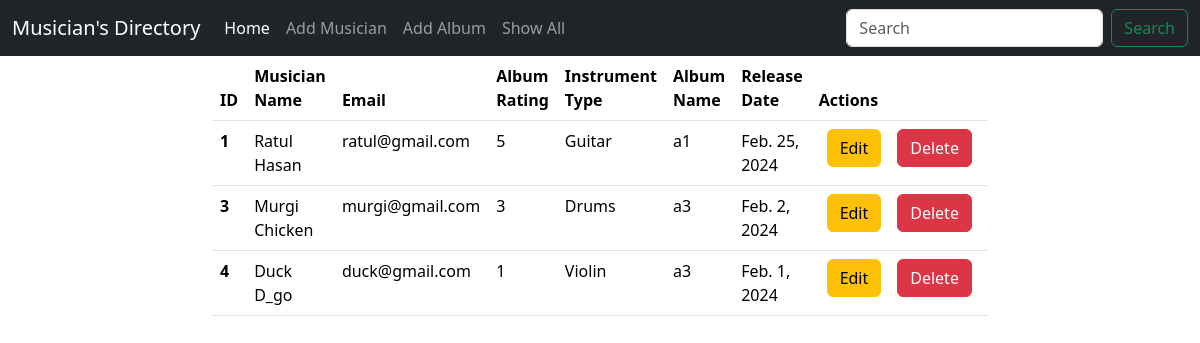
The page / on the database its author committed.
### album/models.py (models this page shows, shortened)
class Album(models.Model):
    name = models.CharField(max_length=255)
    release_date = models.DateField()
    rating = models.CharField(max_length=1, choices=list_rating)
    artist = models.ForeignKey(Musician, on_delete=models.CASCADE)

### musician/models.py (models this page shows, shortened)
class Musician(models.Model):
    first_name = models.CharField(max_length = 50)
    last_name = models.CharField(max_length = 50)
    email = models.EmailField(max_length = 50)
    phone_no = models.CharField(max_length = 50)
    instrument_type = models.CharField(max_length=50, choices=list_instrument)

### musicians_directory/views.py (the view)
# urls.py: path('', views.home, name="homepage"),
def home(request):
    data = Album.objects.all()
    return render(request, 'home.html', {'data' : data})

### templates/home.html
{% extends 'base.html' %}
{% block content %}
<div class="d-flex justify-content-center">
  <table class="table" style="width: 60%;">
    <thead>
      <tr>
        <th scope="col">ID</th>
        <th scope="col">Musician Name</th>
        <th scope="col">Email</th>
        <th scope="col">Album Rating</th>
        <th scope="col">Instrument Type</th>
        <th scope="col">Album Name</th>
        <th scope="col">Release Date</th>
        <th scope="col">Actions</th>
      </tr>
    </thead>
    <tbody>
      {% for d in data %}
      <tr>
        <th scope="row">{{d.pk}}</th>
        <td>{{d.artist.first_name}} {{d.artist.last_name}}</td>
        <td>{{d.artist.email}}</td>
        <td>{{d.rating}}</td>
        <td>{{d.artist.instrument_type}}</td>
        <td>{{d.name}}</td>
        <td>{{d.release_date}}</td>
        <td><div class="editdelete d-flex">
          <a href="{% url 'edit_album' d.id %}" class="btn btn-warning mx-2">Edit</a>
          <a href="{% url 'delete_album' d.id %}" class="btn btn-danger mx-2">Delete</a>
        </div></td>
      </tr>
      {% endfor %}
    </tbody>
  </table>
</div>
{% endblock content %}

### templates/base.html (shortened to what this page needs)
<!DOCTYPE html>
<html lang="en">
  <head>
    <link
      href="https://cdn.jsdelivr.net/npm/bootstrap@5.3.2/dist/css/bootstrap.min.css"
      rel="stylesheet"
    />
  </head>
  <body>
    <nav class="navbar navbar-expand-lg navbar-dark bg-dark">
      <div class="container-fluid">
        <a class="navbar-brand" href="{% url 'homepage' %}">Musician's Directory</a>
        <div class="collapse navbar-collapse" id="navbarSupportedContent">
          <ul class="navbar-nav me-auto mb-2 mb-lg-0">
            <li class="nav-item">
              <a class="nav-link active" aria-current="page" href="{% url 'homepage' %}">Home</a>
            </li>
            <li class="nav-item">
              <a class="nav-link" href="{% url 'add_musician' %}"
                >Add Musician</a
              >
            </li>
            <li class="nav-item">
              <a class="nav-link" href="{% url 'add_album' %}">Add Album</a>
            </li>
            <li class="nav-item">
              <a class="nav-link" href="{% url 'homepage' %}">Show All</a>
            </li>
          </ul>
          <form class="d-flex" role="search">
            <input
              class="form-control me-2"
              type="search"
              placeholder="Search"
              aria-label="Search"
            />
            <button class="btn btn-outline-success" type="submit">
              Search
            </button>
          </form>
        </div>
      </div>
    </nav>
    {% block content %} {% endblock %}
  </body>
</html>

### rows shown on the page
Album: pk "1", artist.first_name "Ratul", artist.last_name "Hasan", artist.email "ratul@gmail.com", rating "5", artist.instrument_type "Guitar", name "a1", release_date "Feb. 25, 2024"
Album: pk "3", artist.first_name "Murgi", artist.last_name "Chicken", artist.email "murgi@gmail.com", rating "3", artist.instrument_type "Drums", name "a3", release_date "Feb. 2, 2024"
Album: pk "4", artist.first_name "Duck", artist.last_name "D_go", artist.email "duck@gmail.com", rating "1", artist.instrument_type "Violin", name "a3", release_date "Feb. 1, 2024"
